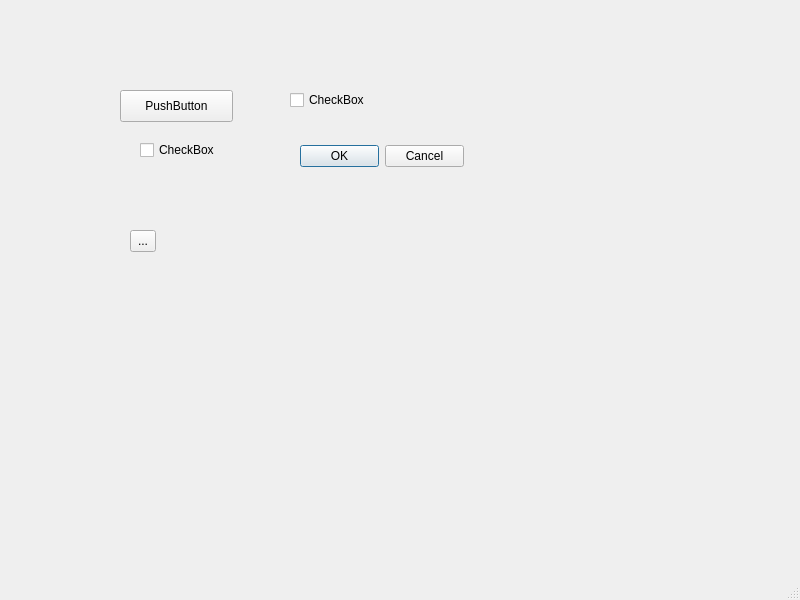
<?xml version="1.0" encoding="UTF-8"?>
<ui version="4.0">
 <class>MainWindow</class>
 <widget class="QMainWindow" name="MainWindow">
  <property name="geometry">
   <rect>
    <x>0</x>
    <y>0</y>
    <width>800</width>
    <height>600</height>
   </rect>
  </property>
  <property name="windowTitle">
   <string>MainWindow</string>
  </property>
  <widget class="QWidget" name="centralwidget">
   <widget class="QPushButton" name="pushButton">
    <property name="geometry">
     <rect>
      <x>120</x>
      <y>90</y>
      <width>113</width>
      <height>32</height>
     </rect>
    </property>
    <property name="text">
     <string>PushButton</string>
    </property>
   </widget>
   <widget class="QToolButton" name="toolButton">
    <property name="geometry">
     <rect>
      <x>130</x>
      <y>230</y>
      <width>26</width>
      <height>22</height>
     </rect>
    </property>
    <property name="text">
     <string>...</string>
    </property>
   </widget>
   <widget class="QCheckBox" name="checkBox">
    <property name="geometry">
     <rect>
      <x>290</x>
      <y>90</y>
      <width>87</width>
      <height>20</height>
     </rect>
    </property>
    <property name="text">
     <string>CheckBox</string>
    </property>
   </widget>
   <widget class="QCheckBox" name="checkBox_2">
    <property name="geometry">
     <rect>
      <x>140</x>
      <y>140</y>
      <width>87</width>
      <height>20</height>
     </rect>
    </property>
    <property name="text">
     <string>CheckBox</string>
    </property>
   </widget>
   <widget class="QDialogButtonBox" name="buttonBox">
    <property name="geometry">
     <rect>
      <x>300</x>
      <y>140</y>
      <width>164</width>
      <height>32</height>
     </rect>
    </property>
    <property name="standardButtons">
     <set>QDialogButtonBox::Cancel|QDialogButtonBox::Ok</set>
    </property>
   </widget>
  </widget>
  <widget class="QMenuBar" name="menubar">
   <property name="geometry">
    <rect>
     <x>0</x>
     <y>0</y>
     <width>800</width>
     <height>22</height>
    </rect>
   </property>
  </widget>
  <widget class="QStatusBar" name="statusbar"/>
 </widget>
 <resources/>
 <connections/>
</ui>
